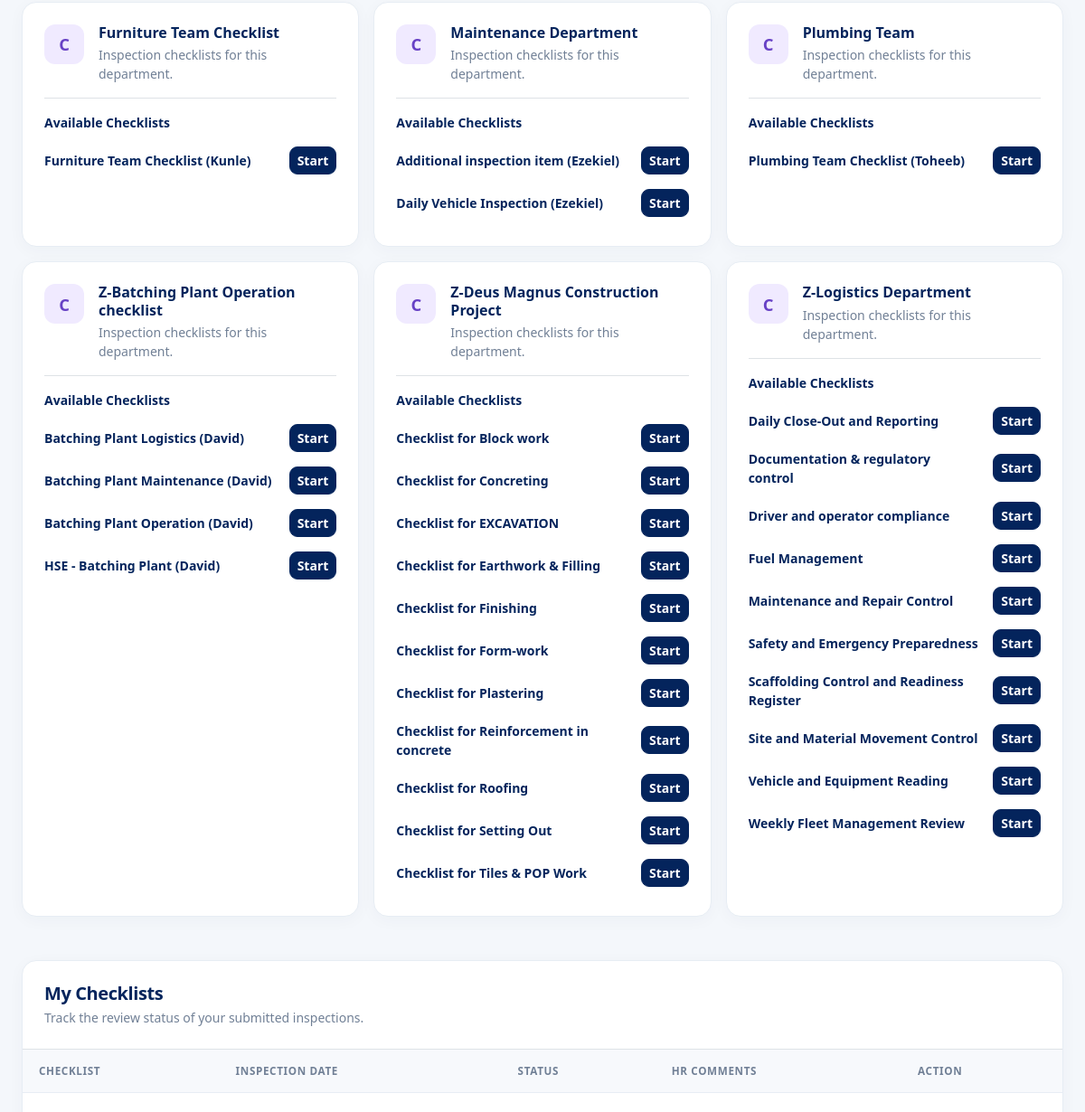
Before: /site-checkbook/ (signed in, middle part) with the older database file.
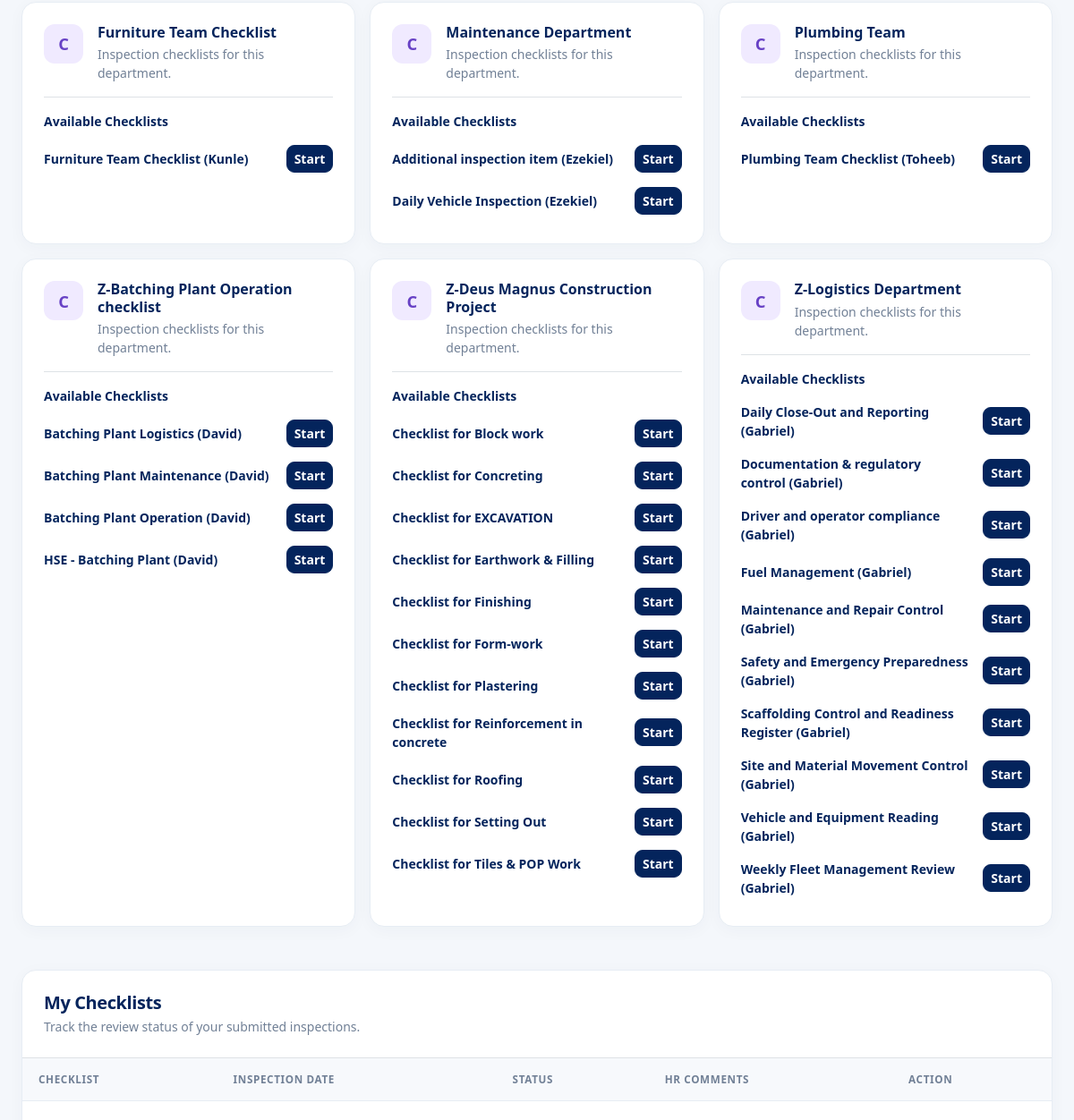
After: the same page with the newer database file.
### site_checkbook/models.py (models this page shows, shortened)
class Checklist(models.Model):
    department = models.ForeignKey(
        Department,
        on_delete=models.PROTECT,
        related_name="checklists",
    )
    title = models.CharField(max_length=200)
    description = models.TextField(blank=True)
    is_active = models.BooleanField(default=True)
    created_at = models.DateTimeField(auto_now_add=True)
    class Meta:
        ordering = ["department__name", "title"]

### site_checkbook/views.py (the view)
# urls.py: path("", views.dashboard, name="dashboard"),
@login_required
def dashboard(request):
    user = request.user
    reviewer = is_hr_reviewer(user)
    if reviewer:
        projects = Project.objects.filter(is_active=True)
        activities = SiteActivity.objects.select_related(
            "project",
            "engineer",
        )
    else:
        projects = Project.objects.filter(
            engineers=user,
            is_active=True,
        ).distinct()
        activities = SiteActivity.objects.filter(
            engineer=user,
            project__in=projects,
        ).select_related(
            "project",
            "engineer",
        )
    activities = activities.order_by(
        "-activity_date",
        "-created_at",
    )
    today = timezone.localdate()
    checklist_categories = (
        Department.objects
        .filter(
            is_active=True,
            checklists__is_active=True,
        )
        .distinct()
        .prefetch_related("checklists")
        .order_by("name")
    )
    my_checklist_submissions = (
        ChecklistSubmission.objects
        .filter(engineer=user)
        .select_related("checklist", "project")
        .order_by("-inspection_date", "-pk")[:10]
    )
    context = {
        "projects": projects,
        "activities": activities[:10],
        "total_projects": projects.count(),
        "total_activities": activities.count(),
        "pending_reviews": activities.filter(
            status="submitted",
        ).count(),
        "today_activities": activities.filter(
            activity_date=today,
        ).count(),
        "is_reviewer": reviewer,
        "can_manage_projects": can_manage_projects(user),
        "checklist_categories": checklist_categories,
        "my_checklist_submissions": my_checklist_submissions,
    }
    return render(
        request,
        "site_checkbook/dashboard.html",
        context,
    )

### site_checkbook/permissions.py (called while the page is built)
def can_manage_projects(user):
    if not user.is_authenticated:
        return False
    return (
        user.is_superuser
        or user.groups.filter(
            name__in=["HR", "Supervisors", "Project Managers"]
        ).exists()
    )

### site_checkbook/views.py (called while the page is built)
def is_hr_reviewer(user):
    return (
        user.is_authenticated
        and (
            user.is_superuser
            or user.groups.filter(name__in=["HR", "Supervisors"]).exists()
        )
    )

### templates/site_checkbook/dashboard.html (shortened to what the changed rows need)
<!DOCTYPE html>
<html lang="en">
<head>
    <link href="https://cdn.jsdelivr.net/npm/bootstrap@5.3.3/dist/css/bootstrap.min.css" rel="stylesheet">
</head>
<body>
<main class="container-fluid page-wrap px-3 px-lg-4 py-4 py-lg-5">
    <section class="mb-4 mb-lg-5">
        <div class="row g-3">
            {% for category in checklist_categories %}
                <div class="col-md-6 col-xl-4">
                    <div class="panel p-3 p-lg-4 h-100">
                        <div class="d-flex align-items-start gap-3 mb-3">
                            <span class="stat-icon icon-purple">C</span>
                            <div>
                                <h3 class="h6 fw-bold mb-1">{{ category.name }}</h3>
                                <p class="small muted mb-0">
                                    {% if category.description %}
                                        {{ category.description }}
                                    {% else %}
                                        Inspection checklists for this department.
                                    {% endif %}
                                </p>
                            </div>
                        </div>
                        <div class="border-top pt-3">
                            <div class="small fw-bold mb-2">Available Checklists</div>
                            {% for checklist in category.checklists.all %}
                                {% if checklist.is_active %}
                                    <div class="d-flex justify-content-between align-items-center gap-3 py-2">
                                        <div class="small fw-semibold">{{ checklist.title }}</div>
                                        {% if not is_reviewer %}
                                            <a href="{% url 'site_checkbook:create_checklist' %}?checklist={{ checklist.pk }}"
                                               class="btn btn-sm btn-primary text-nowrap">Start</a>
                                        {% endif %}
                                    </div>
                                {% endif %}
                            {% empty %}
                                <p class="small muted mb-0">No checklists are available in this category yet.</p>
                            {% endfor %}
                        </div>
                    </div>
                </div>
            {% endfor %}
        </div>
    </section>
    {% if not is_reviewer %}
    <section class="panel overflow-hidden mb-4 mb-lg-5">
        <div class="p-3 p-lg-4 border-bottom">
            <h2 class="section-title h5 mb-1">My Checklists</h2>
        </div>
        <div class="table-responsive">
            <table class="table">
                <thead>
                    <thead>
                    <tr>
                        <th>Checklist</th>
                        <th>Inspection Date</th>
                        <th>Status</th>
                        <th>HR Comments</th>
                        <th>Action</th>
                    </tr>
                </thead>
                </thead>
            </table>
        </div>
    </section>
    {% endif %}
</main>
</body>
</html>

Changed rows visible on the page:
changed Checklist: title "Daily Close-Out and Reporting" → "Daily Close-Out and Reporting (Gabriel)"
changed Checklist: title "Documentation & regulatory control" → "Documentation & regulatory control (Gabriel)"
changed Checklist: title "Driver and operator compliance" → "Driver and operator compliance (Gabriel)"
changed Checklist: title "Fuel Management" → "Fuel Management (Gabriel)"
changed Checklist: title "Maintenance and Repair Control" → "Maintenance and Repair Control (Gabriel)"
changed Checklist: title "Safety and Emergency Preparedness" → "Safety and Emergency Preparedness (Gabriel)"
changed Checklist: title "Scaffolding Control and Readiness Register" → "Scaffolding Control and Readiness Register (Gabriel)"
changed Checklist: title "Site and Material Movement Control" → "Site and Material Movement Control (Gabriel)"
changed Checklist: title "Vehicle and Equipment Reading" → "Vehicle and Equipment Reading (Gabriel)"
changed Checklist: title "Weekly Fleet Management Review" → "Weekly Fleet Management Review (Gabriel)"
